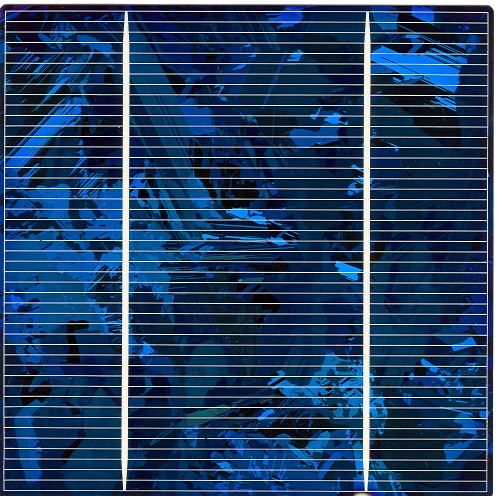
//> input picture solar_cell_05.png, 995 x 991 px (shown at 1/2 size)
$ ./0711finderror   (built with g++ and OpenCV 4)
//> lines starting //> are read from the running program, lines starting //| are printed output that depends on the picture; after the words box and inside, x2 and y2 are one past the last pixel; in counts of white or black regions, pixels touching at a corner belong together
#include "../Common/Common.h"


int main()
{
	// 이미지 파일을 컬러로 읽어옵니다.
	cv::Mat image = cv::imread("solar_cell_05.png", cv::IMREAD_COLOR);
//> image is the input picture: 991 rows x 995 cols, CV_8UC3; mean B, G, R 100.6, 65.8, 35.5

	// 이미지를 그레이스케일로 변환합니다.
	cv::Mat gray_image;
	cv::cvtColor(image, gray_image, cv::COLOR_BGR2GRAY);
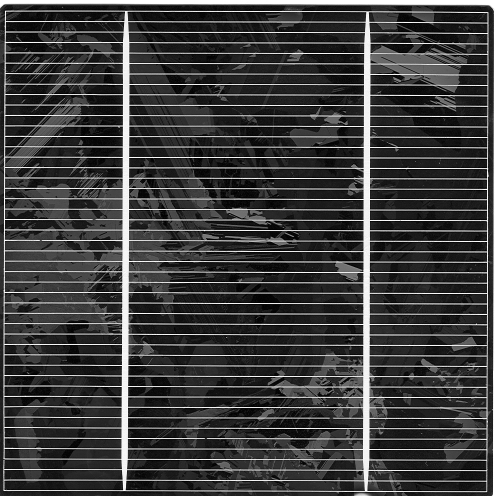
//> gray_image: 991 rows x 995 cols, CV_8UC1 (shown at 1/2 size); min 0, max 255, mean 60.7

	// 바운딩 박스를 그릴 픽셀들의 좌표를 저장할 벡터를 생성합니다.
	std::vector<cv::Point> bounding_box_pixels;

	// 이진화를 수행합니다.
	cv::Mat binary_image;
	cv::threshold(gray_image, binary_image, 200, 255, cv::THRESH_BINARY);
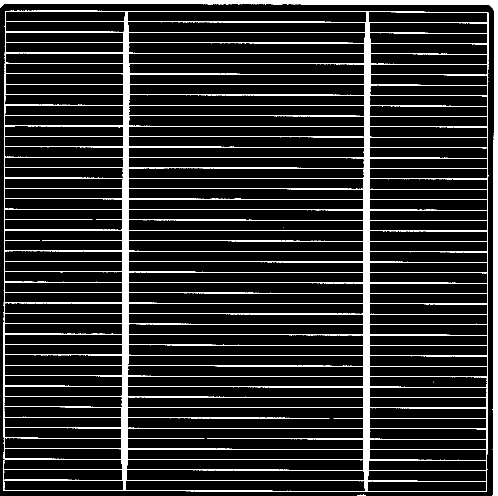
//> binary_image: 991 rows x 995 cols, CV_8UC1 (shown at 1/2 size); 10.9% white; 6 white regions (3 under 20 px), largest, box (x1, y1, x2, y2) and area: (7, 21, 977, 984) 90868, (0, 0, 995, 991) 16412, (714, 989, 732, 991) 21

	const int MIN_CLUSTER_SIZE = 0;  // 최소 픽셀 군집 크기

	// Morphological Dilation을 사용하여 노이즈 제거
	cv::Mat kernel = cv::getStructuringElement(cv::MORPH_RECT, cv::Size(3, 3));
	cv::Mat dilated_image;
	cv::dilate(binary_image, dilated_image, kernel, cv::Point(-1, -1), 1);
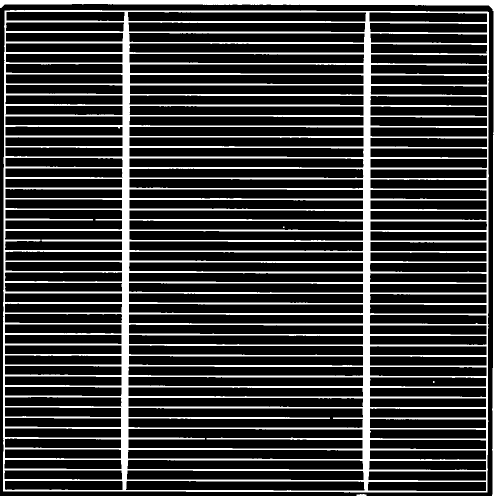
//> dilated_image: 991 rows x 995 cols, CV_8UC1 (shown at 1/2 size); 21.1% white; 5 white regions (2 under 20 px), largest, box (x1, y1, x2, y2) and area: (6, 20, 978, 985) 189051, (0, 0, 995, 991) 18481, (713, 988, 733, 991) 47

	// 이진화된 이미지에서 검은색 픽셀을 찾고, 연속된 검은색 픽셀이 2픽셀 이상인지 확인합니다.
	for (int y = 10; y < dilated_image.rows - 10; ++y)
	{
		for (int x = 10; x < dilated_image.cols - 10; ++x)
		{
			if (dilated_image.at<uchar>(y, x) == 0)  // 검은색 픽셀인 경우
			{
				if (cv::countNonZero(dilated_image(cv::Rect(x - 2, y, 4, 1))) >= 2)
				{
					// 좌우에 흰색 픽셀이 있는지 확인합니다.
					if (cv::countNonZero(dilated_image(cv::Rect(x - 10, y, 8, 1))) > 0 &&
						cv::countNonZero(dilated_image(cv::Rect(x + 4, y, 7, 1))) > 0)
					{
						// 상하에 검은색 픽셀이 있는지 확인합니다.
						if (cv::countNonZero(dilated_image(cv::Rect(x, y - 10, 1, 10))) == 0 &&
							cv::countNonZero(dilated_image(cv::Rect(x, y + 1, 1, 10))) == 0)
						{
							// 픽셀 군집의 높이가 100픽셀 이상이고 크기가 MIN_CLUSTER_SIZE 이하인지 확인합니다.
							cv::Mat column = dilated_image.col(x).rowRange(0, y);
							int cluster_height = y - cv::countNonZero(column == 255);
							if (cluster_height >= 0 && cluster_height > MIN_CLUSTER_SIZE)
							{
								bounding_box_pixels.push_back(cv::Point(x, y));
							}
						}
					}
				}
			}
		}
	}
//> after the loop, bounding_box_pixels = 845 Points (x, y), first 12: [978, 24], [978, 25], [978, 26], [978, 27], [978, 28], [978, 29], [978, 30], [978, 31], [978, 32], [978, 33], [978, 34], [978, 35]

	// 바운딩 박스가 그려진 이미지를 생성합니다.
	cv::Mat bounding_box_image = dilated_image.clone();
	cv::cvtColor(bounding_box_image, bounding_box_image, cv::COLOR_GRAY2BGR);

	// 원을 그립니다.
	for (const auto& pixel : bounding_box_pixels)
	{
		int x = pixel.x;
		int y = pixel.y;
		if (x < 950)
		{
			cv::circle(image, cv::Point(x, y), 20, cv::Scalar(0, 255, 0), 2);
		}
	}
//> this loop made 845 passes
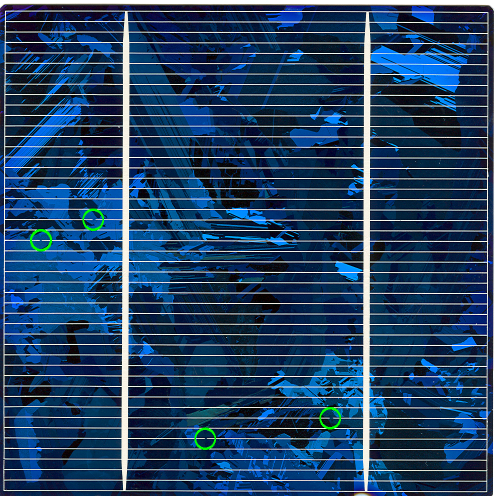
//> image: 991 rows x 995 cols, CV_8UC3 (shown at 1/2 size); 0.23% of pixels changed, all inside (x1, y1, x2, y2) = (60, 417, 682, 900)

	// 바운딩 박스를 그립니다.
	for (const auto& pixel : bounding_box_pixels)
	{
		int x = pixel.x;
		int y = pixel.y;
		if (x < 960)  // x 좌표가 960 미만인 경우에만 바운딩 박스를 그립니다.
		{
			cv::rectangle(image, cv::Point(x - 1, y - 1), cv::Point(x + 1, y + 1), cv::Scalar(0, 0, 255), 1);
		}
	}
//> image: 991 rows x 995 cols, CV_8UC3; 65 pixels changed, all inside (x1, y1, x2, y2) = (80, 437, 662, 880)

	// 바운딩 박스와 원이 그려진 이미지를 표시합니다.
	cv::imshow("result Image", image);
	cv::imshow("Contour Image", bounding_box_image);
	cv::imshow("dilated_image", dilated_image);

	cv::waitKey(0);
	cv::destroyAllWindows();

	return 0;
}

$ run again, with solar_cell_01.png copied over solar_cell_05.png
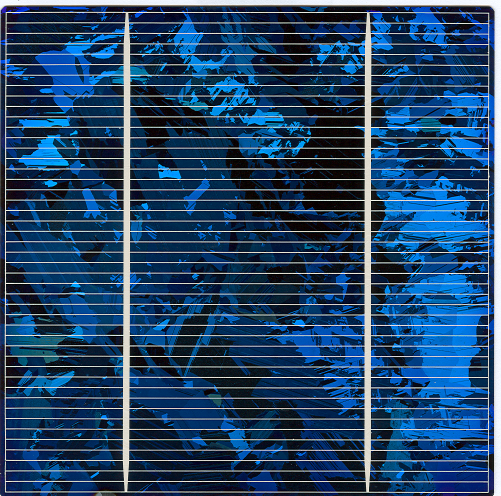
//> input picture solar_cell_01.png, 1001 x 991 px (shown at 1/2 size)
//> image is the input picture: 991 rows x 1001 cols, CV_8UC3; mean B, G, R 104.9, 69.2, 35.2
//> `cv::threshold(gray_image, binary_image, 200, 255, cv::THRESH_BINARY);`:
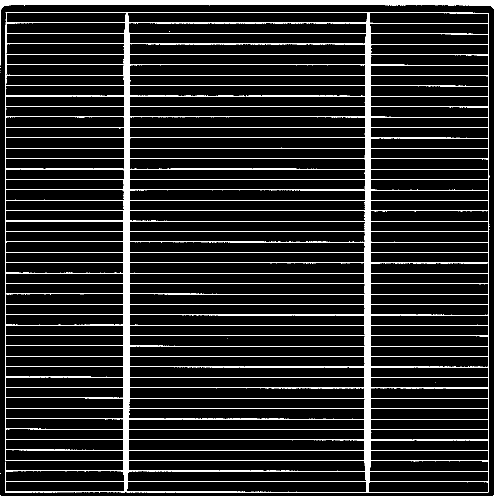
//> binary_image: 991 rows x 1001 cols, CV_8UC1 (shown at 1/2 size); 10.7% white; 11 white regions (9 under 20 px), largest, box (x1, y1, x2, y2) and area: (10, 24, 979, 986) 83614, (0, 0, 1001, 991) 22372
//> `cv::dilate(binary_image, dilated_image, kernel, cv::Point(-1, -1), 1);`:
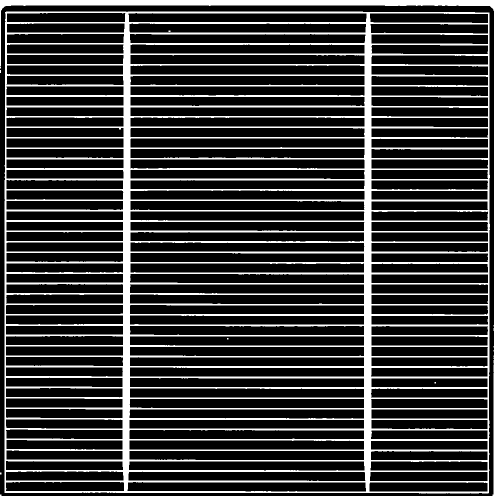
//> dilated_image: 991 rows x 1001 cols, CV_8UC1 (shown at 1/2 size); 20.9% white; 9 white regions (7 under 20 px), largest, box (x1, y1, x2, y2) and area: (9, 23, 980, 987) 182417, (0, 0, 1001, 991) 24537
//> after the loop `for (int y = 10; y < dilated_image.rows - 10; ++y)`: bounding_box_pixels = 826 Points (x, y), first 12: [979, 25], [979, 26], [979, 27], [979, 28], [979, 29], [979, 30], [979, 31], [979, 32], [979, 33], [979, 34], [979, 35], [979, 36]
//> the loop `for (const auto& pixel : bounding_box_pixels)` made 826 passes
